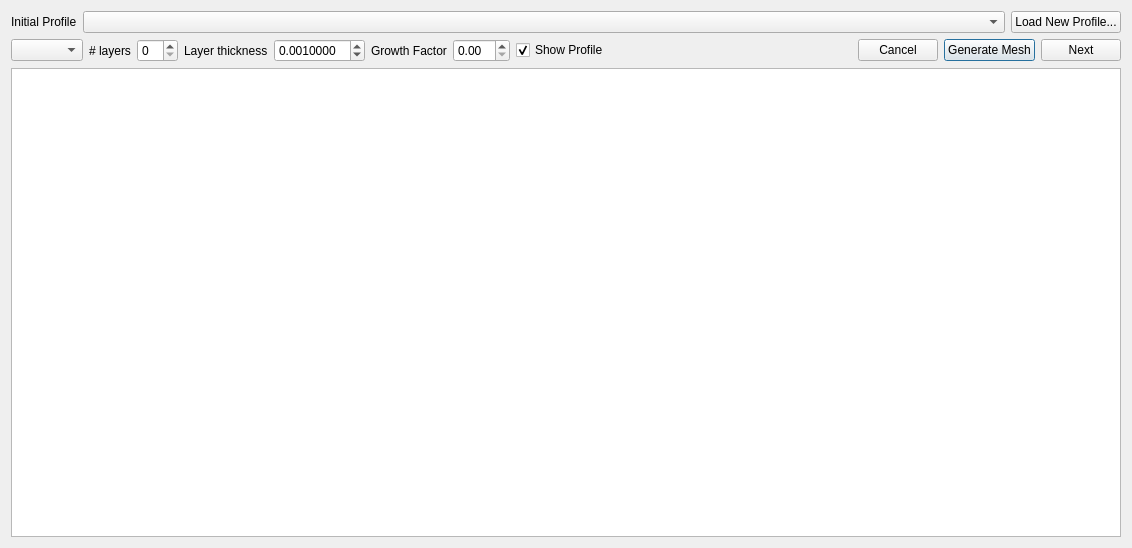
<?xml version="1.0" encoding="UTF-8"?>
<ui version="4.0">
 <class>MeshDialog</class>
 <widget class="QDialog" name="MeshDialog">
  <property name="geometry">
   <rect>
    <x>0</x>
    <y>0</y>
    <width>1132</width>
    <height>548</height>
   </rect>
  </property>
  <property name="sizePolicy">
   <sizepolicy hsizetype="Fixed" vsizetype="Fixed">
    <horstretch>0</horstretch>
    <verstretch>0</verstretch>
   </sizepolicy>
  </property>
  <property name="windowTitle">
   <string>Dialog</string>
  </property>
  <layout class="QVBoxLayout" name="verticalLayout">
   <item>
    <widget class="QWidget" name="profileSelection" native="true">
     <layout class="QHBoxLayout" name="horizontalLayout">
      <property name="leftMargin">
       <number>0</number>
      </property>
      <property name="topMargin">
       <number>0</number>
      </property>
      <property name="rightMargin">
       <number>0</number>
      </property>
      <property name="bottomMargin">
       <number>0</number>
      </property>
      <item>
       <widget class="QLabel" name="initialProfileLabel">
        <property name="text">
         <string>Initial Profile</string>
        </property>
       </widget>
      </item>
      <item>
       <layout class="QGridLayout" name="gridLayout">
        <property name="spacing">
         <number>6</number>
        </property>
        <item row="0" column="0">
         <widget class="QComboBox" name="profile">
          <property name="sizePolicy">
           <sizepolicy hsizetype="MinimumExpanding" vsizetype="Fixed">
            <horstretch>0</horstretch>
            <verstretch>0</verstretch>
           </sizepolicy>
          </property>
         </widget>
        </item>
        <item row="0" column="1">
         <widget class="QPushButton" name="pushButton">
          <property name="sizePolicy">
           <sizepolicy hsizetype="Fixed" vsizetype="Fixed">
            <horstretch>0</horstretch>
            <verstretch>0</verstretch>
           </sizepolicy>
          </property>
          <property name="text">
           <string>Load New Profile...</string>
          </property>
         </widget>
        </item>
       </layout>
      </item>
     </layout>
    </widget>
   </item>
   <item>
    <widget class="QWidget" name="meshSettings" native="true">
     <layout class="QHBoxLayout" name="horizontalLayout_2">
      <property name="leftMargin">
       <number>0</number>
      </property>
      <property name="topMargin">
       <number>0</number>
      </property>
      <property name="rightMargin">
       <number>0</number>
      </property>
      <property name="bottomMargin">
       <number>0</number>
      </property>
      <item>
       <widget class="QComboBox" name="density"/>
      </item>
      <item>
       <widget class="QLabel" name="layers_label">
        <property name="enabled">
         <bool>true</bool>
        </property>
        <property name="text">
         <string># layers</string>
        </property>
       </widget>
      </item>
      <item>
       <widget class="QSpinBox" name="layers">
        <property name="enabled">
         <bool>true</bool>
        </property>
       </widget>
      </item>
      <item>
       <widget class="QLabel" name="thickness_label">
        <property name="enabled">
         <bool>true</bool>
        </property>
        <property name="text">
         <string>Layer thickness</string>
        </property>
       </widget>
      </item>
      <item>
       <widget class="QDoubleSpinBox" name="thickness">
        <property name="enabled">
         <bool>true</bool>
        </property>
        <property name="decimals">
         <number>7</number>
        </property>
        <property name="singleStep">
         <double>0.001000000000000</double>
        </property>
        <property name="value">
         <double>0.001000000000000</double>
        </property>
       </widget>
      </item>
      <item>
       <widget class="QLabel" name="label">
        <property name="text">
         <string>Growth Factor</string>
        </property>
       </widget>
      </item>
      <item>
       <widget class="QDoubleSpinBox" name="growthFactor"/>
      </item>
      <item>
       <widget class="QCheckBox" name="toggleProfile">
        <property name="text">
         <string>Show Profile</string>
        </property>
        <property name="checked">
         <bool>true</bool>
        </property>
       </widget>
      </item>
      <item>
       <spacer name="horizontalSpacer_2">
        <property name="orientation">
         <enum>Qt::Horizontal</enum>
        </property>
        <property name="sizeHint" stdset="0">
         <size>
          <width>40</width>
          <height>20</height>
         </size>
        </property>
       </spacer>
      </item>
      <item>
       <widget class="QPushButton" name="cancelButton">
        <property name="text">
         <string>Cancel</string>
        </property>
       </widget>
      </item>
      <item>
       <widget class="QPushButton" name="meshButton">
        <property name="text">
         <string>Generate Mesh</string>
        </property>
        <property name="default">
         <bool>true</bool>
        </property>
       </widget>
      </item>
      <item>
       <widget class="QPushButton" name="nextButton">
        <property name="enabled">
         <bool>true</bool>
        </property>
        <property name="text">
         <string>Next</string>
        </property>
        <property name="default">
         <bool>false</bool>
        </property>
       </widget>
      </item>
     </layout>
    </widget>
   </item>
   <item>
    <widget class="QWidget" name="graphicsViewContainer" native="true">
     <layout class="QHBoxLayout" name="horizontalLayout_3">
      <property name="spacing">
       <number>0</number>
      </property>
      <property name="leftMargin">
       <number>0</number>
      </property>
      <property name="topMargin">
       <number>0</number>
      </property>
      <property name="rightMargin">
       <number>0</number>
      </property>
      <property name="bottomMargin">
       <number>0</number>
      </property>
      <item>
       <widget class="ZoomPanView" name="graphicsView"/>
      </item>
     </layout>
    </widget>
   </item>
  </layout>
 </widget>
 <customwidgets>
  <customwidget>
   <class>ZoomPanView</class>
   <extends>QGraphicsView</extends>
   <header>zoompanview.h</header>
  </customwidget>
 </customwidgets>
 <resources/>
 <connections>
  <connection>
   <sender>cancelButton</sender>
   <signal>clicked()</signal>
   <receiver>MeshDialog</receiver>
   <slot>reject()</slot>
   <hints>
    <hint type="sourcelabel">
     <x>984</x>
     <y>428</y>
    </hint>
    <hint type="destinationlabel">
     <x>565</x>
     <y>254</y>
    </hint>
   </hints>
  </connection>
  <connection>
   <sender>nextButton</sender>
   <signal>clicked()</signal>
   <receiver>MeshDialog</receiver>
   <slot>accept()</slot>
   <hints>
    <hint type="sourcelabel">
     <x>1084</x>
     <y>71</y>
    </hint>
    <hint type="destinationlabel">
     <x>565</x>
     <y>254</y>
    </hint>
   </hints>
  </connection>
 </connections>
</ui>
